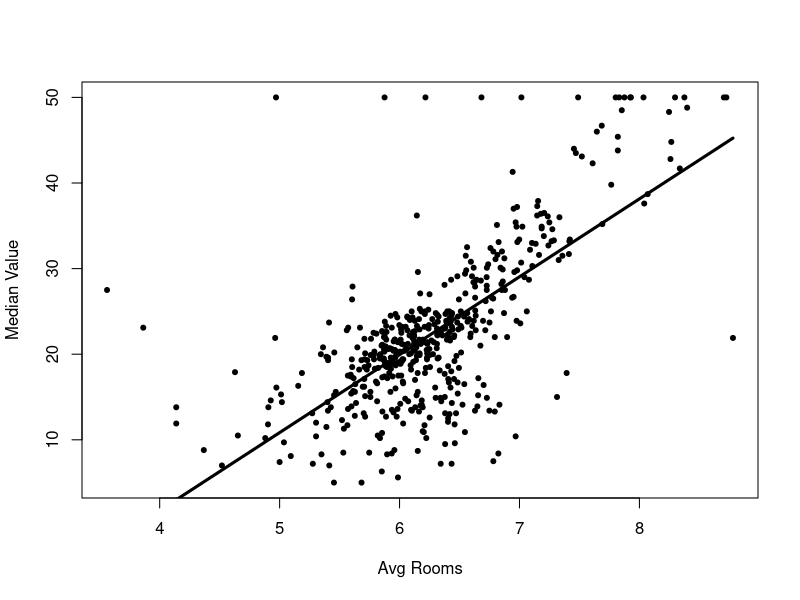
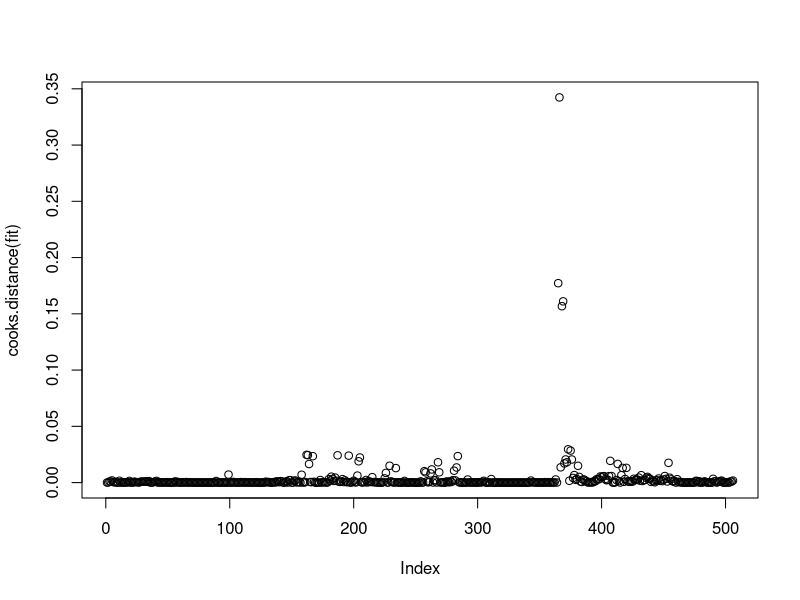

Recreate these plots in R, in order.
library(MASS)
data("Boston")

names(Boston)

fit <- lm(formula = medv ~ rm, data = Boston)

summary(fit)

attach(Boston)

plot(rm, medv, pch=20, xlab="Avg Rooms", ylab="Median Value")

lines(rm, fit$fitted, lwd=3)

# Let’s say you want to predict the median home value based on 
# the average number of rooms being — 2, 4 and 5

coef(fit)[1] + coef(fit)[2] * 2
coef(fit)[1] + coef(fit)[2] * 4
coef(fit)[1] + coef(fit)[2] * 5

# Or using predict...

predict(fit, data.frame(rm = c(2, 4, 5)))


plot(cooks.distance(fit))


